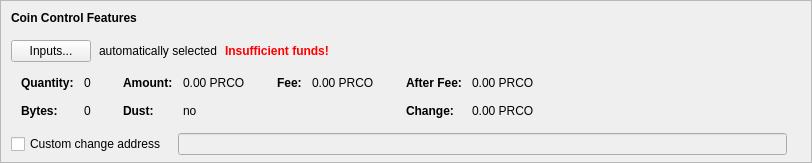
      <widget class="QFrame" name="frameCoinControl">
       <property name="sizePolicy">
        <sizepolicy hsizetype="Expanding" vsizetype="Fixed">
         <horstretch>0</horstretch>
         <verstretch>0</verstretch>
        </sizepolicy>
       </property>
       <property name="maximumSize">
        <size>
         <width>16777215</width>
         <height>16777215</height>
        </size>
       </property>
       <property name="frameShape">
        <enum>QFrame::StyledPanel</enum>
       </property>
       <property name="frameShadow">
        <enum>QFrame::Sunken</enum>
       </property>
       <layout class="QVBoxLayout" name="verticalLayoutCoinControl2">
        <property name="spacing">
         <number>0</number>
        </property>
        <property name="leftMargin">
         <number>0</number>
        </property>
        <property name="topMargin">
         <number>0</number>
        </property>
        <property name="rightMargin">
         <number>0</number>
        </property>
        <property name="bottomMargin">
         <number>6</number>
        </property>
        <item>
         <layout class="QVBoxLayout" name="verticalLayoutCoinControl" stretch="0,0,0,0,0">
          <property name="spacing">
           <number>0</number>
          </property>
          <property name="leftMargin">
           <number>10</number>
          </property>
          <property name="topMargin">
           <number>10</number>
          </property>
          <item>
           <layout class="QHBoxLayout" name="horizontalLayoutCoinControl1">
            <property name="bottomMargin">
             <number>15</number>
            </property>
            <item>
             <widget class="QLabel" name="labelCoinControlFeatures">
              <property name="sizePolicy">
               <sizepolicy hsizetype="Preferred" vsizetype="Maximum">
                <horstretch>0</horstretch>
                <verstretch>0</verstretch>
               </sizepolicy>
              </property>
              <property name="font">
               <font>
                <weight>75</weight>
                <bold>true</bold>
               </font>
              </property>
              <property name="styleSheet">
               <string notr="true">font-weight:bold;</string>
              </property>
              <property name="text">
               <string>Coin Control Features</string>
              </property>
             </widget>
            </item>
           </layout>
          </item>
          <item>
           <layout class="QHBoxLayout" name="horizontalLayoutCoinControl2" stretch="0,0,0,0">
            <property name="spacing">
             <number>8</number>
            </property>
            <property name="bottomMargin">
             <number>10</number>
            </property>
            <item>
             <widget class="QPushButton" name="pushButtonCoinControl">
              <property name="styleSheet">
               <string notr="true"/>
              </property>
              <property name="text">
               <string>Inputs...</string>
              </property>
              <property name="autoDefault">
               <bool>false</bool>
              </property>
             </widget>
            </item>
            <item>
             <widget class="QLabel" name="labelCoinControlAutomaticallySelected">
              <property name="text">
               <string>automatically selected</string>
              </property>
              <property name="margin">
               <number>5</number>
              </property>
             </widget>
            </item>
            <item>
             <widget class="QLabel" name="labelCoinControlInsuffFunds">
              <property name="font">
               <font>
                <weight>75</weight>
                <bold>true</bold>
               </font>
              </property>
              <property name="styleSheet">
               <string notr="true">color:red;font-weight:bold;</string>
              </property>
              <property name="text">
               <string>Insufficient funds!</string>
              </property>
              <property name="margin">
               <number>5</number>
              </property>
             </widget>
            </item>
            <item>
             <spacer name="horizontalSpacerCoinControl">
              <property name="orientation">
               <enum>Qt::Horizontal</enum>
              </property>
              <property name="sizeHint" stdset="0">
               <size>
                <width>40</width>
                <height>1</height>
               </size>
              </property>
             </spacer>
            </item>
           </layout>
          </item>
          <item>
           <widget class="QWidget" name="widgetCoinControl" native="true">
            <property name="sizePolicy">
             <sizepolicy hsizetype="Preferred" vsizetype="Preferred">
              <horstretch>0</horstretch>
              <verstretch>0</verstretch>
             </sizepolicy>
            </property>
            <property name="minimumSize">
             <size>
              <width>0</width>
              <height>0</height>
             </size>
            </property>
            <property name="styleSheet">
             <string notr="true"/>
            </property>
            <layout class="QHBoxLayout" name="horizontalLayoutCoinControl5">
             <property name="leftMargin">
              <number>0</number>
             </property>
             <property name="topMargin">
              <number>0</number>
             </property>
             <property name="rightMargin">
              <number>0</number>
             </property>
             <property name="bottomMargin">
              <number>0</number>
             </property>
             <item>
              <layout class="QHBoxLayout" name="horizontalLayoutCoinControl3" stretch="0,0,0,1">
               <property name="spacing">
                <number>20</number>
               </property>
               <property name="topMargin">
                <number>0</number>
               </property>
               <property name="bottomMargin">
                <number>10</number>
               </property>
               <item>
                <layout class="QFormLayout" name="formLayoutCoinControl1">
                 <property name="horizontalSpacing">
                  <number>10</number>
                 </property>
                 <property name="verticalSpacing">
                  <number>14</number>
                 </property>
                 <property name="leftMargin">
                  <number>10</number>
                 </property>
                 <property name="topMargin">
                  <number>4</number>
                 </property>
                 <property name="rightMargin">
                  <number>6</number>
                 </property>
                 <item row="0" column="0">
                  <widget class="QLabel" name="labelCoinControlQuantityText">
                   <property name="font">
                    <font>
                     <weight>75</weight>
                     <bold>true</bold>
                    </font>
                   </property>
                   <property name="text">
                    <string>Quantity:</string>
                   </property>
                   <property name="margin">
                    <number>0</number>
                   </property>
                  </widget>
                 </item>
                 <item row="0" column="1">
                  <widget class="QLabel" name="labelCoinControlQuantity">
                   <property name="cursor">
                    <cursorShape>IBeamCursor</cursorShape>
                   </property>
                   <property name="contextMenuPolicy">
                    <enum>Qt::ActionsContextMenu</enum>
                   </property>
                   <property name="text">
                    <string notr="true">0</string>
                   </property>
                   <property name="margin">
                    <number>0</number>
                   </property>
                   <property name="textInteractionFlags">
                    <set>Qt::LinksAccessibleByMouse|Qt::TextSelectableByKeyboard|Qt::TextSelectableByMouse</set>
                   </property>
                  </widget>
                 </item>
                 <item row="1" column="0">
                  <widget class="QLabel" name="labelCoinControlBytesText">
                   <property name="font">
                    <font>
                     <weight>75</weight>
                     <bold>true</bold>
                    </font>
                   </property>
                   <property name="text">
                    <string>Bytes:</string>
                   </property>
                  </widget>
                 </item>
                 <item row="1" column="1">
                  <widget class="QLabel" name="labelCoinControlBytes">
                   <property name="cursor">
                    <cursorShape>IBeamCursor</cursorShape>
                   </property>
                   <property name="contextMenuPolicy">
                    <enum>Qt::ActionsContextMenu</enum>
                   </property>
                   <property name="text">
                    <string notr="true">0</string>
                   </property>
                   <property name="textInteractionFlags">
                    <set>Qt::LinksAccessibleByMouse|Qt::TextSelectableByKeyboard|Qt::TextSelectableByMouse</set>
                   </property>
                  </widget>
                 </item>
                </layout>
               </item>
               <item>
                <layout class="QFormLayout" name="formLayoutCoinControl2">
                 <property name="horizontalSpacing">
                  <number>10</number>
                 </property>
                 <property name="verticalSpacing">
                  <number>14</number>
                 </property>
                 <property name="leftMargin">
                  <number>6</number>
                 </property>
                 <property name="topMargin">
                  <number>4</number>
                 </property>
                 <property name="rightMargin">
                  <number>6</number>
                 </property>
                 <item row="0" column="0">
                  <widget class="QLabel" name="labelCoinControlAmountText">
                   <property name="font">
                    <font>
                     <weight>75</weight>
                     <bold>true</bold>
                    </font>
                   </property>
                   <property name="text">
                    <string>Amount:</string>
                   </property>
                   <property name="margin">
                    <number>0</number>
                   </property>
                  </widget>
                 </item>
                 <item row="0" column="1">
                  <widget class="QLabel" name="labelCoinControlAmount">
                   <property name="cursor">
                    <cursorShape>IBeamCursor</cursorShape>
                   </property>
                   <property name="contextMenuPolicy">
                    <enum>Qt::ActionsContextMenu</enum>
                   </property>
                   <property name="text">
                    <string notr="true">0.00 PRCO</string>
                   </property>
                   <property name="textInteractionFlags">
                    <set>Qt::LinksAccessibleByMouse|Qt::TextSelectableByKeyboard|Qt::TextSelectableByMouse</set>
                   </property>
                  </widget>
                 </item>
                 <item row="1" column="0">
                  <widget class="QLabel" name="labelCoinControlLowOutputText">
                   <property name="font">
                    <font>
                     <weight>75</weight>
                     <bold>true</bold>
                    </font>
                   </property>
                   <property name="text">
                    <string>Dust:</string>
                   </property>
                  </widget>
                 </item>
                 <item row="1" column="1">
                  <widget class="QLabel" name="labelCoinControlLowOutput">
                   <property name="cursor">
                    <cursorShape>IBeamCursor</cursorShape>
                   </property>
                   <property name="contextMenuPolicy">
                    <enum>Qt::ActionsContextMenu</enum>
                   </property>
                   <property name="text">
                    <string notr="true">no</string>
                   </property>
                   <property name="textInteractionFlags">
                    <set>Qt::LinksAccessibleByMouse|Qt::TextSelectableByKeyboard|Qt::TextSelectableByMouse</set>
                   </property>
                  </widget>
                 </item>
                </layout>
               </item>
               <item>
                <layout class="QFormLayout" name="formLayoutCoinControl3">
                 <property name="horizontalSpacing">
                  <number>10</number>
                 </property>
                 <property name="verticalSpacing">
                  <number>14</number>
                 </property>
                 <property name="leftMargin">
                  <number>6</number>
                 </property>
                 <property name="topMargin">
                  <number>4</number>
                 </property>
                 <property name="rightMargin">
                  <number>6</number>
                 </property>
                 <item row="0" column="0">
                  <widget class="QLabel" name="labelCoinControlFeeText">
                   <property name="font">
                    <font>
                     <weight>75</weight>
                     <bold>true</bold>
                    </font>
                   </property>
                   <property name="text">
                    <string>Fee:</string>
                   </property>
                   <property name="margin">
                    <number>0</number>
                   </property>
                  </widget>
                 </item>
                 <item row="0" column="1">
                  <widget class="QLabel" name="labelCoinControlFee">
                   <property name="cursor">
                    <cursorShape>IBeamCursor</cursorShape>
                   </property>
                   <property name="contextMenuPolicy">
                    <enum>Qt::ActionsContextMenu</enum>
                   </property>
                   <property name="text">
                    <string notr="true">0.00 PRCO</string>
                   </property>
                   <property name="textInteractionFlags">
                    <set>Qt::LinksAccessibleByMouse|Qt::TextSelectableByKeyboard|Qt::TextSelectableByMouse</set>
                   </property>
                  </widget>
                 </item>
                </layout>
               </item>
               <item>
                <layout class="QFormLayout" name="formLayoutCoinControl4">
                 <property name="horizontalSpacing">
                  <number>10</number>
                 </property>
                 <property name="verticalSpacing">
                  <number>14</number>
                 </property>
                 <property name="leftMargin">
                  <number>6</number>
                 </property>
                 <property name="topMargin">
                  <number>4</number>
                 </property>
                 <property name="rightMargin">
                  <number>6</number>
                 </property>
                 <item row="0" column="0">
                  <widget class="QLabel" name="labelCoinControlAfterFeeText">
                   <property name="font">
                    <font>
                     <weight>75</weight>
                     <bold>true</bold>
                    </font>
                   </property>
                   <property name="text">
                    <string>After Fee:</string>
                   </property>
                   <property name="margin">
                    <number>0</number>
                   </property>
                  </widget>
                 </item>
                 <item row="0" column="1">
                  <widget class="QLabel" name="labelCoinControlAfterFee">
                   <property name="cursor">
                    <cursorShape>IBeamCursor</cursorShape>
                   </property>
                   <property name="contextMenuPolicy">
                    <enum>Qt::ActionsContextMenu</enum>
                   </property>
                   <property name="text">
                    <string notr="true">0.00 PRCO</string>
                   </property>
                   <property name="textInteractionFlags">
                    <set>Qt::LinksAccessibleByMouse|Qt::TextSelectableByKeyboard|Qt::TextSelectableByMouse</set>
                   </property>
                  </widget>
                 </item>
                 <item row="1" column="0">
                  <widget class="QLabel" name="labelCoinControlChangeText">
                   <property name="font">
                    <font>
                     <weight>75</weight>
                     <bold>true</bold>
                    </font>
                   </property>
                   <property name="text">
                    <string>Change:</string>
                   </property>
                  </widget>
                 </item>
                 <item row="1" column="1">
                  <widget class="QLabel" name="labelCoinControlChange">
                   <property name="cursor">
                    <cursorShape>IBeamCursor</cursorShape>
                   </property>
                   <property name="contextMenuPolicy">
                    <enum>Qt::ActionsContextMenu</enum>
                   </property>
                   <property name="text">
                    <string notr="true">0.00 PRCO</string>
                   </property>
                   <property name="textInteractionFlags">
                    <set>Qt::LinksAccessibleByMouse|Qt::TextSelectableByKeyboard|Qt::TextSelectableByMouse</set>
                   </property>
                  </widget>
                 </item>
                </layout>
               </item>
              </layout>
             </item>
            </layout>
           </widget>
          </item>
          <item>
           <layout class="QHBoxLayout" name="horizontalLayoutCoinControl4" stretch="0,0,0">
            <property name="spacing">
             <number>12</number>
            </property>
            <property name="sizeConstraint">
             <enum>QLayout::SetDefaultConstraint</enum>
            </property>
            <property name="topMargin">
             <number>5</number>
            </property>
            <property name="rightMargin">
             <number>5</number>
            </property>
            <item>
             <widget class="QCheckBox" name="checkBoxCoinControlChange">
              <property name="toolTip">
               <string>If this is activated, but the change address is empty or invalid, change will be sent to a newly generated address.</string>
              </property>
              <property name="text">
               <string>Custom change address</string>
              </property>
             </widget>
            </item>
            <item>
             <widget class="QValidatedLineEdit" name="lineEditCoinControlChange">
              <property name="enabled">
               <bool>false</bool>
              </property>
              <property name="sizePolicy">
               <sizepolicy hsizetype="Expanding" vsizetype="Fixed">
                <horstretch>0</horstretch>
                <verstretch>0</verstretch>
               </sizepolicy>
              </property>
             </widget>
            </item>
            <item>
             <widget class="QLabel" name="labelCoinControlChangeLabel">
              <property name="sizePolicy">
               <sizepolicy hsizetype="Preferred" vsizetype="Expanding">
                <horstretch>0</horstretch>
                <verstretch>0</verstretch>
               </sizepolicy>
              </property>
              <property name="minimumSize">
               <size>
                <width>0</width>
                <height>0</height>
               </size>
              </property>
              <property name="text">
               <string/>
              </property>
              <property name="margin">
               <number>3</number>
              </property>
             </widget>
            </item>
           </layout>
          </item>
          <item>
           <spacer name="verticalSpacerCoinControl">
            <property name="orientation">
             <enum>Qt::Vertical</enum>
            </property>
            <property name="sizeHint" stdset="0">
             <size>
              <width>800</width>
              <height>1</height>
             </size>
            </property>
           </spacer>
          </item>
         </layout>
        </item>
       </layout>
      </widget>
